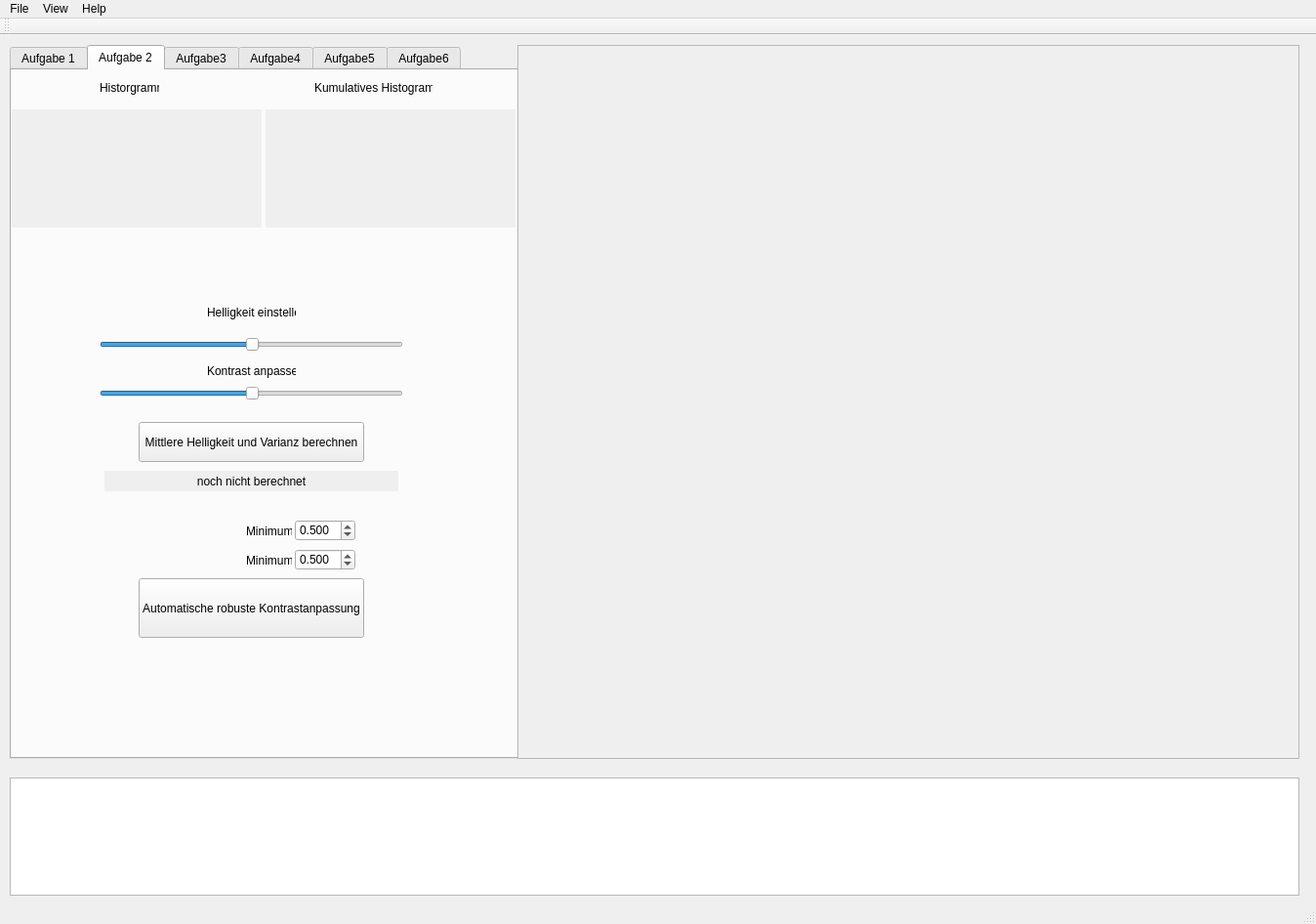
<?xml version="1.0" encoding="UTF-8"?>
<ui version="4.0">
 <class>MainWindow</class>
 <widget class="QMainWindow" name="MainWindow">
  <property name="geometry">
   <rect>
    <x>0</x>
    <y>0</y>
    <width>1348</width>
    <height>946</height>
   </rect>
  </property>
  <property name="windowTitle">
   <string>Computergrafik 2</string>
  </property>
  <widget class="QWidget" name="centralWidget">
   <widget class="QTabWidget" name="tabWidget">
    <property name="geometry">
     <rect>
      <x>10</x>
      <y>10</y>
      <width>521</width>
      <height>731</height>
     </rect>
    </property>
    <property name="currentIndex">
     <number>1</number>
    </property>
    <widget class="QWidget" name="task1">
     <attribute name="title">
      <string>Aufgabe 1</string>
     </attribute>
     <widget class="QPushButton" name="btnTask1_01">
      <property name="geometry">
       <rect>
        <x>150</x>
        <y>210</y>
        <width>171</width>
        <height>41</height>
       </rect>
      </property>
      <property name="text">
       <string>Rotes Kreuz malen</string>
      </property>
     </widget>
     <widget class="QSlider" name="sliderTask1_01">
      <property name="geometry">
       <rect>
        <x>150</x>
        <y>170</y>
        <width>171</width>
        <height>22</height>
       </rect>
      </property>
      <property name="orientation">
       <enum>Qt::Horizontal</enum>
      </property>
     </widget>
     <widget class="QLabel" name="lblTask1_01">
      <property name="geometry">
       <rect>
        <x>165</x>
        <y>150</y>
        <width>141</width>
        <height>16</height>
       </rect>
      </property>
      <property name="text">
       <string>Größe des Kreuzes einstellen</string>
      </property>
     </widget>
    </widget>
    <widget class="QWidget" name="task2">
     <attribute name="title">
      <string>Aufgabe 2</string>
     </attribute>
     <widget class="QSlider" name="sliderTask2_01">
      <property name="geometry">
       <rect>
        <x>90</x>
        <y>270</y>
        <width>311</width>
        <height>22</height>
       </rect>
      </property>
      <property name="value">
       <number>50</number>
      </property>
      <property name="orientation">
       <enum>Qt::Horizontal</enum>
      </property>
     </widget>
     <widget class="QSlider" name="sliderTask2_02">
      <property name="geometry">
       <rect>
        <x>90</x>
        <y>320</y>
        <width>311</width>
        <height>22</height>
       </rect>
      </property>
      <property name="value">
       <number>50</number>
      </property>
      <property name="orientation">
       <enum>Qt::Horizontal</enum>
      </property>
     </widget>
     <widget class="QLabel" name="lblHistogrammTask2_01">
      <property name="geometry">
       <rect>
        <x>0</x>
        <y>40</y>
        <width>256</width>
        <height>121</height>
       </rect>
      </property>
      <property name="autoFillBackground">
       <bool>true</bool>
      </property>
      <property name="text">
       <string/>
      </property>
     </widget>
     <widget class="QLabel" name="lblHistogrammTask2_02">
      <property name="geometry">
       <rect>
        <x>260</x>
        <y>40</y>
        <width>256</width>
        <height>121</height>
       </rect>
      </property>
      <property name="autoFillBackground">
       <bool>true</bool>
      </property>
      <property name="text">
       <string/>
      </property>
     </widget>
     <widget class="QLabel" name="lblTask2_01">
      <property name="geometry">
       <rect>
        <x>90</x>
        <y>10</y>
        <width>61</width>
        <height>16</height>
       </rect>
      </property>
      <property name="text">
       <string>Historgramm</string>
      </property>
     </widget>
     <widget class="QLabel" name="lblTask2_02">
      <property name="geometry">
       <rect>
        <x>310</x>
        <y>10</y>
        <width>121</width>
        <height>16</height>
       </rect>
      </property>
      <property name="text">
       <string>Kumulatives Histogramm</string>
      </property>
     </widget>
     <widget class="QLabel" name="lblTask2_03">
      <property name="geometry">
       <rect>
        <x>200</x>
        <y>240</y>
        <width>91</width>
        <height>16</height>
       </rect>
      </property>
      <property name="text">
       <string>Helligkeit einstellen</string>
      </property>
     </widget>
     <widget class="QLabel" name="lblTask2_04">
      <property name="geometry">
       <rect>
        <x>200</x>
        <y>300</y>
        <width>91</width>
        <height>16</height>
       </rect>
      </property>
      <property name="text">
       <string>Kontrast anpassen</string>
      </property>
     </widget>
     <widget class="QPushButton" name="btnTask2_02">
      <property name="geometry">
       <rect>
        <x>130</x>
        <y>520</y>
        <width>231</width>
        <height>61</height>
       </rect>
      </property>
      <property name="text">
       <string>Automatische robuste Kontrastanpassung</string>
      </property>
     </widget>
     <widget class="QDoubleSpinBox" name="dSpinBoxTask2_01">
      <property name="geometry">
       <rect>
        <x>290</x>
        <y>460</y>
        <width>62</width>
        <height>22</height>
       </rect>
      </property>
      <property name="decimals">
       <number>3</number>
      </property>
      <property name="value">
       <double>0.500000000000000</double>
      </property>
     </widget>
     <widget class="QDoubleSpinBox" name="dSpinBoxTask2_02">
      <property name="geometry">
       <rect>
        <x>290</x>
        <y>490</y>
        <width>62</width>
        <height>22</height>
       </rect>
      </property>
      <property name="decimals">
       <number>3</number>
      </property>
      <property name="value">
       <double>0.500000000000000</double>
      </property>
     </widget>
     <widget class="QLabel" name="lblTask2_05">
      <property name="geometry">
       <rect>
        <x>240</x>
        <y>465</y>
        <width>47</width>
        <height>13</height>
       </rect>
      </property>
      <property name="text">
       <string>Minimum:</string>
      </property>
     </widget>
     <widget class="QLabel" name="lblTask2_06">
      <property name="geometry">
       <rect>
        <x>240</x>
        <y>495</y>
        <width>47</width>
        <height>13</height>
       </rect>
      </property>
      <property name="text">
       <string>Minimum:</string>
      </property>
     </widget>
     <widget class="QPushButton" name="btnTask2_01">
      <property name="geometry">
       <rect>
        <x>130</x>
        <y>360</y>
        <width>231</width>
        <height>41</height>
       </rect>
      </property>
      <property name="text">
       <string>Mittlere Helligkeit und Varianz berechnen</string>
      </property>
     </widget>
     <widget class="QLabel" name="lblTask2_07">
      <property name="geometry">
       <rect>
        <x>95</x>
        <y>410</y>
        <width>301</width>
        <height>21</height>
       </rect>
      </property>
      <property name="autoFillBackground">
       <bool>true</bool>
      </property>
      <property name="text">
       <string>noch nicht berechnet</string>
      </property>
      <property name="alignment">
       <set>Qt::AlignCenter</set>
      </property>
     </widget>
    </widget>
    <widget class="QWidget" name="task3">
     <attribute name="title">
      <string>Aufgabe3</string>
     </attribute>
     <widget class="QLabel" name="lblHistogrammTask3_02">
      <property name="geometry">
       <rect>
        <x>260</x>
        <y>40</y>
        <width>256</width>
        <height>121</height>
       </rect>
      </property>
      <property name="autoFillBackground">
       <bool>true</bool>
      </property>
      <property name="text">
       <string/>
      </property>
     </widget>
     <widget class="QLabel" name="lblHistogrammTask3_01">
      <property name="geometry">
       <rect>
        <x>0</x>
        <y>40</y>
        <width>256</width>
        <height>121</height>
       </rect>
      </property>
      <property name="autoFillBackground">
       <bool>true</bool>
      </property>
      <property name="text">
       <string/>
      </property>
     </widget>
     <widget class="QLabel" name="lblTask3_03">
      <property name="geometry">
       <rect>
        <x>310</x>
        <y>10</y>
        <width>121</width>
        <height>16</height>
       </rect>
      </property>
      <property name="text">
       <string>Kumulatives Histogramm</string>
      </property>
     </widget>
     <widget class="QLabel" name="lblTask3_02">
      <property name="geometry">
       <rect>
        <x>90</x>
        <y>10</y>
        <width>61</width>
        <height>16</height>
       </rect>
      </property>
      <property name="text">
       <string>Historgramm</string>
      </property>
     </widget>
     <widget class="QPushButton" name="btnTask3_01">
      <property name="geometry">
       <rect>
        <x>145</x>
        <y>190</y>
        <width>201</width>
        <height>51</height>
       </rect>
      </property>
      <property name="text">
       <string>Linearen Ausgleich anwenden</string>
      </property>
     </widget>
     <widget class="QPushButton" name="btnTask3_02">
      <property name="geometry">
       <rect>
        <x>75</x>
        <y>260</y>
        <width>351</width>
        <height>41</height>
       </rect>
      </property>
      <property name="text">
       <string>Referenz laden und stückweisen linearen Ausgleichen vornehmen</string>
      </property>
     </widget>
     <widget class="QPushButton" name="btnTask3_03">
      <property name="geometry">
       <rect>
        <x>75</x>
        <y>420</y>
        <width>351</width>
        <height>41</height>
       </rect>
      </property>
      <property name="text">
       <string>Gauß als Referenz benutzen um sukzessiv Aufzufüllen</string>
      </property>
     </widget>
     <widget class="QSpinBox" name="spinBoxTask3_01">
      <property name="geometry">
       <rect>
        <x>380</x>
        <y>380</y>
        <width>42</width>
        <height>22</height>
       </rect>
      </property>
      <property name="value">
       <number>40</number>
      </property>
     </widget>
     <widget class="QLabel" name="lblTask3_01">
      <property name="geometry">
       <rect>
        <x>260</x>
        <y>382</y>
        <width>121</width>
        <height>16</height>
       </rect>
      </property>
      <property name="text">
       <string>Gauß Verteilung ändern</string>
      </property>
     </widget>
    </widget>
    <widget class="QWidget" name="task4">
     <attribute name="title">
      <string>Aufgabe4</string>
     </attribute>
     <widget class="QTableWidget" name="tableTask4_01">
      <property name="geometry">
       <rect>
        <x>20</x>
        <y>90</y>
        <width>441</width>
        <height>261</height>
       </rect>
      </property>
      <property name="alternatingRowColors">
       <bool>true</bool>
      </property>
      <property name="showGrid">
       <bool>true</bool>
      </property>
      <property name="gridStyle">
       <enum>Qt::SolidLine</enum>
      </property>
      <property name="wordWrap">
       <bool>true</bool>
      </property>
      <property name="cornerButtonEnabled">
       <bool>true</bool>
      </property>
      <attribute name="horizontalHeaderCascadingSectionResizes">
       <bool>false</bool>
      </attribute>
      <row>
       <property name="text">
        <string>1</string>
       </property>
      </row>
      <row>
       <property name="text">
        <string>2</string>
       </property>
      </row>
      <row>
       <property name="text">
        <string>3</string>
       </property>
      </row>
      <row>
       <property name="text">
        <string>4</string>
       </property>
      </row>
      <row>
       <property name="text">
        <string>5</string>
       </property>
      </row>
      <row>
       <property name="text">
        <string>6</string>
       </property>
      </row>
      <row>
       <property name="text">
        <string>7</string>
       </property>
      </row>
      <column>
       <property name="text">
        <string>1</string>
       </property>
      </column>
      <column>
       <property name="text">
        <string>2</string>
       </property>
      </column>
      <column>
       <property name="text">
        <string>3</string>
       </property>
      </column>
      <column>
       <property name="text">
        <string>4</string>
       </property>
      </column>
      <column>
       <property name="text">
        <string>5</string>
       </property>
      </column>
      <column>
       <property name="text">
        <string>6</string>
       </property>
      </column>
      <column>
       <property name="text">
        <string>7</string>
       </property>
      </column>
      <item row="0" column="0">
       <property name="text">
        <string>1</string>
       </property>
      </item>
      <item row="0" column="1">
       <property name="text">
        <string>2</string>
       </property>
      </item>
      <item row="0" column="2">
       <property name="text">
        <string>3</string>
       </property>
      </item>
      <item row="0" column="3">
       <property name="text">
        <string>4</string>
       </property>
      </item>
      <item row="0" column="4">
       <property name="text">
        <string>3</string>
       </property>
      </item>
      <item row="0" column="5">
       <property name="text">
        <string>2</string>
       </property>
      </item>
      <item row="0" column="6">
       <property name="text">
        <string>1</string>
       </property>
      </item>
      <item row="1" column="0">
       <property name="text">
        <string>2</string>
       </property>
      </item>
      <item row="1" column="1">
       <property name="text">
        <string>3</string>
       </property>
      </item>
      <item row="1" column="2">
       <property name="text">
        <string>4</string>
       </property>
      </item>
      <item row="1" column="3">
       <property name="text">
        <string>5</string>
       </property>
      </item>
      <item row="1" column="4">
       <property name="text">
        <string>4</string>
       </property>
      </item>
      <item row="1" column="5">
       <property name="text">
        <string>3</string>
       </property>
      </item>
      <item row="1" column="6">
       <property name="text">
        <string>2</string>
       </property>
      </item>
      <item row="2" column="0">
       <property name="text">
        <string>3</string>
       </property>
      </item>
      <item row="2" column="1">
       <property name="text">
        <string>4</string>
       </property>
      </item>
      <item row="2" column="2">
       <property name="text">
        <string>5</string>
       </property>
      </item>
      <item row="2" column="3">
       <property name="text">
        <string>6</string>
       </property>
      </item>
      <item row="2" column="4">
       <property name="text">
        <string>5</string>
       </property>
      </item>
      <item row="2" column="5">
       <property name="text">
        <string>4</string>
       </property>
      </item>
      <item row="2" column="6">
       <property name="text">
        <string>3</string>
       </property>
      </item>
      <item row="3" column="0">
       <property name="text">
        <string>4</string>
       </property>
      </item>
      <item row="3" column="1">
       <property name="text">
        <string>5</string>
       </property>
      </item>
      <item row="3" column="2">
       <property name="text">
        <string>6</string>
       </property>
      </item>
      <item row="3" column="3">
       <property name="text">
        <string>7</string>
       </property>
      </item>
      <item row="3" column="4">
       <property name="text">
        <string>6</string>
       </property>
      </item>
      <item row="3" column="5">
       <property name="text">
        <string>5</string>
       </property>
      </item>
      <item row="3" column="6">
       <property name="text">
        <string>4</string>
       </property>
      </item>
      <item row="4" column="0">
       <property name="text">
        <string>3</string>
       </property>
      </item>
      <item row="4" column="1">
       <property name="text">
        <string>4</string>
       </property>
      </item>
      <item row="4" column="2">
       <property name="text">
        <string>5</string>
       </property>
      </item>
      <item row="4" column="3">
       <property name="text">
        <string>6</string>
       </property>
      </item>
      <item row="4" column="4">
       <property name="text">
        <string>5</string>
       </property>
      </item>
      <item row="4" column="5">
       <property name="text">
        <string>4</string>
       </property>
      </item>
      <item row="4" column="6">
       <property name="text">
        <string>3</string>
       </property>
      </item>
      <item row="5" column="0">
       <property name="text">
        <string>2</string>
       </property>
      </item>
      <item row="5" column="1">
       <property name="text">
        <string>3</string>
       </property>
      </item>
      <item row="5" column="2">
       <property name="text">
        <string>4</string>
       </property>
      </item>
      <item row="5" column="3">
       <property name="text">
        <string>5</string>
       </property>
      </item>
      <item row="5" column="4">
       <property name="text">
        <string>4</string>
       </property>
      </item>
      <item row="5" column="5">
       <property name="text">
        <string>3</string>
       </property>
      </item>
      <item row="5" column="6">
       <property name="text">
        <string>2</string>
       </property>
      </item>
      <item row="6" column="0">
       <property name="text">
        <string>1</string>
       </property>
      </item>
      <item row="6" column="1">
       <property name="text">
        <string>2</string>
       </property>
      </item>
      <item row="6" column="2">
       <property name="text">
        <string>3</string>
       </property>
      </item>
      <item row="6" column="3">
       <property name="text">
        <string>4</string>
       </property>
      </item>
      <item row="6" column="4">
       <property name="text">
        <string>3</string>
       </property>
      </item>
      <item row="6" column="5">
       <property name="text">
        <string>2</string>
       </property>
      </item>
      <item row="6" column="6">
       <property name="text">
        <string>1</string>
       </property>
      </item>
     </widget>
     <widget class="QSpinBox" name="spinBoxTask4_01">
      <property name="geometry">
       <rect>
        <x>310</x>
        <y>50</y>
        <width>42</width>
        <height>22</height>
       </rect>
      </property>
      <property name="minimum">
       <number>1</number>
      </property>
      <property name="maximum">
       <number>11</number>
      </property>
      <property name="singleStep">
       <number>2</number>
      </property>
      <property name="value">
       <number>7</number>
      </property>
     </widget>
     <widget class="QLabel" name="label">
      <property name="geometry">
       <rect>
        <x>160</x>
        <y>52</y>
        <width>131</width>
        <height>16</height>
       </rect>
      </property>
      <property name="text">
       <string>Größe des Filters angeben:</string>
      </property>
     </widget>
     <widget class="QPushButton" name="btnTask4_01">
      <property name="geometry">
       <rect>
        <x>150</x>
        <y>370</y>
        <width>171</width>
        <height>41</height>
       </rect>
      </property>
      <property name="text">
       <string>Linearer Filter</string>
      </property>
     </widget>
     <widget class="QPushButton" name="btnTask4_02">
      <property name="geometry">
       <rect>
        <x>150</x>
        <y>420</y>
        <width>171</width>
        <height>41</height>
       </rect>
      </property>
      <property name="text">
       <string>Filter mit Zero Padding</string>
      </property>
     </widget>
     <widget class="QPushButton" name="btnTask4_03">
      <property name="geometry">
       <rect>
        <x>150</x>
        <y>470</y>
        <width>171</width>
        <height>41</height>
       </rect>
      </property>
      <property name="text">
       <string>Filter mit konstantem Rand</string>
      </property>
     </widget>
     <widget class="QPushButton" name="btnTask4_04">
      <property name="geometry">
       <rect>
        <x>150</x>
        <y>520</y>
        <width>171</width>
        <height>41</height>
       </rect>
      </property>
      <property name="text">
       <string>Filter mit gespiegeltem Rand</string>
      </property>
     </widget>
    </widget>
    <widget class="QWidget" name="task5">
     <attribute name="title">
      <string>Aufgabe5</string>
     </attribute>
     <widget class="QPushButton" name="btnTask5_01">
      <property name="geometry">
       <rect>
        <x>150</x>
        <y>210</y>
        <width>161</width>
        <height>41</height>
       </rect>
      </property>
      <property name="text">
       <string>Canny Edge ausführen</string>
      </property>
     </widget>
     <widget class="QDoubleSpinBox" name="dSpinBoxTask5_02">
      <property name="geometry">
       <rect>
        <x>250</x>
        <y>130</y>
        <width>62</width>
        <height>22</height>
       </rect>
      </property>
      <property name="decimals">
       <number>3</number>
      </property>
      <property name="minimum">
       <double>0.000000000000000</double>
      </property>
      <property name="value">
       <double>55.000000000000000</double>
      </property>
     </widget>
     <widget class="QDoubleSpinBox" name="dSpinBoxTask5_01">
      <property name="geometry">
       <rect>
        <x>250</x>
        <y>170</y>
        <width>62</width>
        <height>22</height>
       </rect>
      </property>
      <property name="decimals">
       <number>3</number>
      </property>
      <property name="value">
       <double>33.000000000000000</double>
      </property>
     </widget>
     <widget class="QLabel" name="label_2">
      <property name="geometry">
       <rect>
        <x>200</x>
        <y>130</y>
        <width>51</width>
        <height>21</height>
       </rect>
      </property>
      <property name="text">
       <string>t_high</string>
      </property>
     </widget>
     <widget class="QLabel" name="label_3">
      <property name="geometry">
       <rect>
        <x>200</x>
        <y>170</y>
        <width>51</width>
        <height>21</height>
       </rect>
      </property>
      <property name="text">
       <string>t_low</string>
      </property>
     </widget>
     <widget class="QDoubleSpinBox" name="dSpinBoxTask5_03">
      <property name="geometry">
       <rect>
        <x>250</x>
        <y>90</y>
        <width>62</width>
        <height>22</height>
       </rect>
      </property>
      <property name="minimum">
       <double>0.100000000000000</double>
      </property>
      <property name="value">
       <double>3.000000000000000</double>
      </property>
     </widget>
     <widget class="QSpinBox" name="spinBoxTask5_01">
      <property name="geometry">
       <rect>
        <x>270</x>
        <y>50</y>
        <width>42</width>
        <height>22</height>
       </rect>
      </property>
      <property name="minimum">
       <number>1</number>
      </property>
      <property name="singleStep">
       <number>2</number>
      </property>
      <property name="value">
       <number>3</number>
      </property>
     </widget>
     <widget class="QLabel" name="label_4">
      <property name="geometry">
       <rect>
        <x>200</x>
        <y>90</y>
        <width>51</width>
        <height>21</height>
       </rect>
      </property>
      <property name="text">
       <string>sigma</string>
      </property>
     </widget>
     <widget class="QLabel" name="label_5">
      <property name="geometry">
       <rect>
        <x>200</x>
        <y>50</y>
        <width>61</width>
        <height>21</height>
       </rect>
      </property>
      <property name="text">
       <string>Size of Gauß</string>
      </property>
     </widget>
     <widget class="QDoubleSpinBox" name="dSpinBoxTask5_05">
      <property name="geometry">
       <rect>
        <x>240</x>
        <y>310</y>
        <width>62</width>
        <height>22</height>
       </rect>
      </property>
      <property name="decimals">
       <number>3</number>
      </property>
      <property name="value">
       <double>3.000000000000000</double>
      </property>
     </widget>
     <widget class="QDoubleSpinBox" name="dSpinBoxTask5_04">
      <property name="geometry">
       <rect>
        <x>240</x>
        <y>340</y>
        <width>62</width>
        <height>22</height>
       </rect>
      </property>
      <property name="minimum">
       <double>0.200000000000000</double>
      </property>
      <property name="maximum">
       <double>4.000000000000000</double>
      </property>
      <property name="value">
       <double>2.000000000000000</double>
      </property>
     </widget>
     <widget class="QSpinBox" name="spinBoxTask5_02">
      <property name="geometry">
       <rect>
        <x>260</x>
        <y>280</y>
        <width>42</width>
        <height>22</height>
       </rect>
      </property>
      <property name="minimum">
       <number>1</number>
      </property>
      <property name="singleStep">
       <number>2</number>
      </property>
     </widget>
     <widget class="QLabel" name="label_6">
      <property name="geometry">
       <rect>
        <x>190</x>
        <y>280</y>
        <width>61</width>
        <height>21</height>
       </rect>
      </property>
      <property name="text">
       <string>Size of Gauß</string>
      </property>
     </widget>
     <widget class="QLabel" name="label_7">
      <property name="geometry">
       <rect>
        <x>190</x>
        <y>310</y>
        <width>51</width>
        <height>21</height>
       </rect>
      </property>
      <property name="text">
       <string>sigma</string>
      </property>
     </widget>
     <widget class="QLabel" name="label_8">
      <property name="geometry">
       <rect>
        <x>190</x>
        <y>340</y>
        <width>51</width>
        <height>21</height>
       </rect>
      </property>
      <property name="text">
       <string>weight</string>
      </property>
     </widget>
     <widget class="QPushButton" name="btnTask5_02">
      <property name="geometry">
       <rect>
        <x>150</x>
        <y>380</y>
        <width>161</width>
        <height>41</height>
       </rect>
      </property>
      <property name="text">
       <string>USM Filter</string>
      </property>
     </widget>
    </widget>
    <widget class="QWidget" name="task6">
     <attribute name="title">
      <string>Aufgabe6</string>
     </attribute>
     <widget class="QPushButton" name="btnTask6_01">
      <property name="geometry">
       <rect>
        <x>140</x>
        <y>250</y>
        <width>171</width>
        <height>51</height>
       </rect>
      </property>
      <property name="text">
       <string>Harris anweden</string>
      </property>
     </widget>
     <widget class="QDoubleSpinBox" name="dSpinBoxTask6_02">
      <property name="geometry">
       <rect>
        <x>250</x>
        <y>160</y>
        <width>62</width>
        <height>22</height>
       </rect>
      </property>
      <property name="value">
       <double>0.050000000000000</double>
      </property>
     </widget>
     <widget class="QDoubleSpinBox" name="dSpinBoxTask6_01">
      <property name="geometry">
       <rect>
        <x>250</x>
        <y>190</y>
        <width>62</width>
        <height>22</height>
       </rect>
      </property>
      <property name="value">
       <double>10.000000000000000</double>
      </property>
     </widget>
     <widget class="QLabel" name="label_9">
      <property name="geometry">
       <rect>
        <x>220</x>
        <y>160</y>
        <width>47</width>
        <height>18</height>
       </rect>
      </property>
      <property name="text">
       <string>alpha</string>
      </property>
     </widget>
     <widget class="QLabel" name="label_10">
      <property name="geometry">
       <rect>
        <x>220</x>
        <y>190</y>
        <width>47</width>
        <height>13</height>
       </rect>
      </property>
      <property name="text">
       <string>dmin</string>
      </property>
     </widget>
     <widget class="QLabel" name="label_11">
      <property name="geometry">
       <rect>
        <x>170</x>
        <y>220</y>
        <width>47</width>
        <height>13</height>
       </rect>
      </property>
      <property name="text">
       <string>t_high</string>
      </property>
     </widget>
     <widget class="QSpinBox" name="spinBoxTask6_01">
      <property name="geometry">
       <rect>
        <x>210</x>
        <y>220</y>
        <width>101</width>
        <height>22</height>
       </rect>
      </property>
      <property name="maximum">
       <number>10000000</number>
      </property>
      <property name="value">
       <number>25000</number>
      </property>
     </widget>
     <widget class="QSpinBox" name="spinBoxTask6_02">
      <property name="geometry">
       <rect>
        <x>270</x>
        <y>130</y>
        <width>41</width>
        <height>22</height>
       </rect>
      </property>
      <property name="maximum">
       <number>20</number>
      </property>
      <property name="value">
       <number>4</number>
      </property>
     </widget>
     <widget class="QLabel" name="label_12">
      <property name="geometry">
       <rect>
        <x>180</x>
        <y>130</y>
        <width>81</width>
        <height>20</height>
       </rect>
      </property>
      <property name="text">
       <string>radius of circles</string>
      </property>
     </widget>
     <widget class="QLabel" name="label_13">
      <property name="geometry">
       <rect>
        <x>90</x>
        <y>50</y>
        <width>291</width>
        <height>51</height>
       </rect>
      </property>
      <property name="font">
       <font>
        <pointsize>26</pointsize>
       </font>
      </property>
      <property name="text">
       <string>Harris Algorithmus</string>
      </property>
     </widget>
    </widget>
   </widget>
   <widget class="QScrollArea" name="scrollArea">
    <property name="geometry">
     <rect>
      <x>530</x>
      <y>10</y>
      <width>801</width>
      <height>731</height>
     </rect>
    </property>
    <property name="autoFillBackground">
     <bool>false</bool>
    </property>
    <property name="frameShape">
     <enum>QFrame::StyledPanel</enum>
    </property>
    <property name="verticalScrollBarPolicy">
     <enum>Qt::ScrollBarAsNeeded</enum>
    </property>
    <property name="horizontalScrollBarPolicy">
     <enum>Qt::ScrollBarAsNeeded</enum>
    </property>
    <property name="widgetResizable">
     <bool>true</bool>
    </property>
    <widget class="QWidget" name="scrollAreaWidgetContents">
     <property name="geometry">
      <rect>
       <x>0</x>
       <y>0</y>
       <width>799</width>
       <height>729</height>
      </rect>
     </property>
     <property name="autoFillBackground">
      <bool>true</bool>
     </property>
     <widget class="QLabel" name="imageLabel">
      <property name="geometry">
       <rect>
        <x>9</x>
        <y>9</y>
        <width>791</width>
        <height>721</height>
       </rect>
      </property>
      <property name="sizePolicy">
       <sizepolicy hsizetype="Ignored" vsizetype="Ignored">
        <horstretch>0</horstretch>
        <verstretch>0</verstretch>
       </sizepolicy>
      </property>
      <property name="text">
       <string/>
      </property>
      <property name="scaledContents">
       <bool>true</bool>
      </property>
     </widget>
    </widget>
   </widget>
   <widget class="QTextEdit" name="logBrowser">
    <property name="geometry">
     <rect>
      <x>10</x>
      <y>760</y>
      <width>1321</width>
      <height>121</height>
     </rect>
    </property>
   </widget>
  </widget>
  <widget class="QMenuBar" name="menuBar">
   <property name="geometry">
    <rect>
     <x>0</x>
     <y>0</y>
     <width>1348</width>
     <height>21</height>
    </rect>
   </property>
   <widget class="QMenu" name="fileMenu">
    <property name="title">
     <string>File</string>
    </property>
    <addaction name="openAct"/>
    <addaction name="printAct"/>
    <addaction name="separator"/>
    <addaction name="exitAct"/>
   </widget>
   <widget class="QMenu" name="viewMenu">
    <property name="title">
     <string>View</string>
    </property>
    <addaction name="zoomInAct"/>
    <addaction name="zoomOutAct"/>
    <addaction name="normalSizeAct"/>
    <addaction name="separator"/>
    <addaction name="fitToWindowAct"/>
   </widget>
   <widget class="QMenu" name="helpMenu">
    <property name="title">
     <string>Help</string>
    </property>
    <addaction name="aboutAct"/>
    <addaction name="aboutQtAct"/>
   </widget>
   <addaction name="fileMenu"/>
   <addaction name="viewMenu"/>
   <addaction name="helpMenu"/>
  </widget>
  <widget class="QToolBar" name="mainToolBar">
   <attribute name="toolBarArea">
    <enum>TopToolBarArea</enum>
   </attribute>
   <attribute name="toolBarBreak">
    <bool>false</bool>
   </attribute>
  </widget>
  <widget class="QStatusBar" name="statusBar"/>
  <action name="openAct">
   <property name="text">
    <string>Open</string>
   </property>
  </action>
  <action name="printAct">
   <property name="text">
    <string>Print</string>
   </property>
  </action>
  <action name="exitAct">
   <property name="text">
    <string>Exit</string>
   </property>
  </action>
  <action name="zoomInAct">
   <property name="text">
    <string>Zoom In (25%)</string>
   </property>
  </action>
  <action name="zoomOutAct">
   <property name="text">
    <string>Zoom Out (25%)</string>
   </property>
  </action>
  <action name="fitToWindowAct">
   <property name="text">
    <string>Fit to window</string>
   </property>
  </action>
  <action name="normalSizeAct">
   <property name="text">
    <string>Normal Size</string>
   </property>
  </action>
  <action name="aboutAct">
   <property name="text">
    <string>About</string>
   </property>
  </action>
  <action name="aboutQtAct">
   <property name="text">
    <string>About Qt</string>
   </property>
  </action>
 </widget>
 <layoutdefault spacing="6" margin="11"/>
 <resources/>
 <connections/>
</ui>
